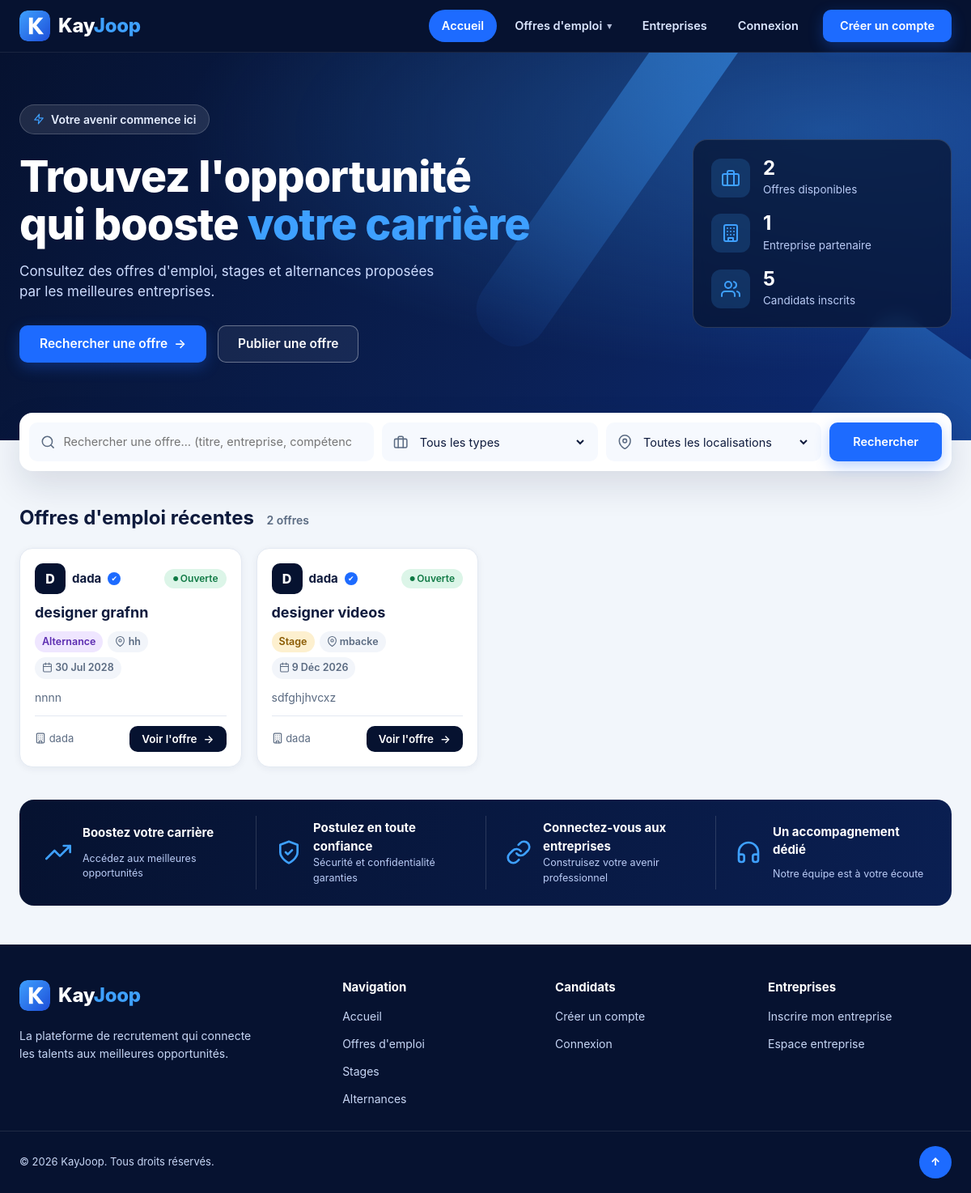
/offres/, run on an earlier commit of the app's database.
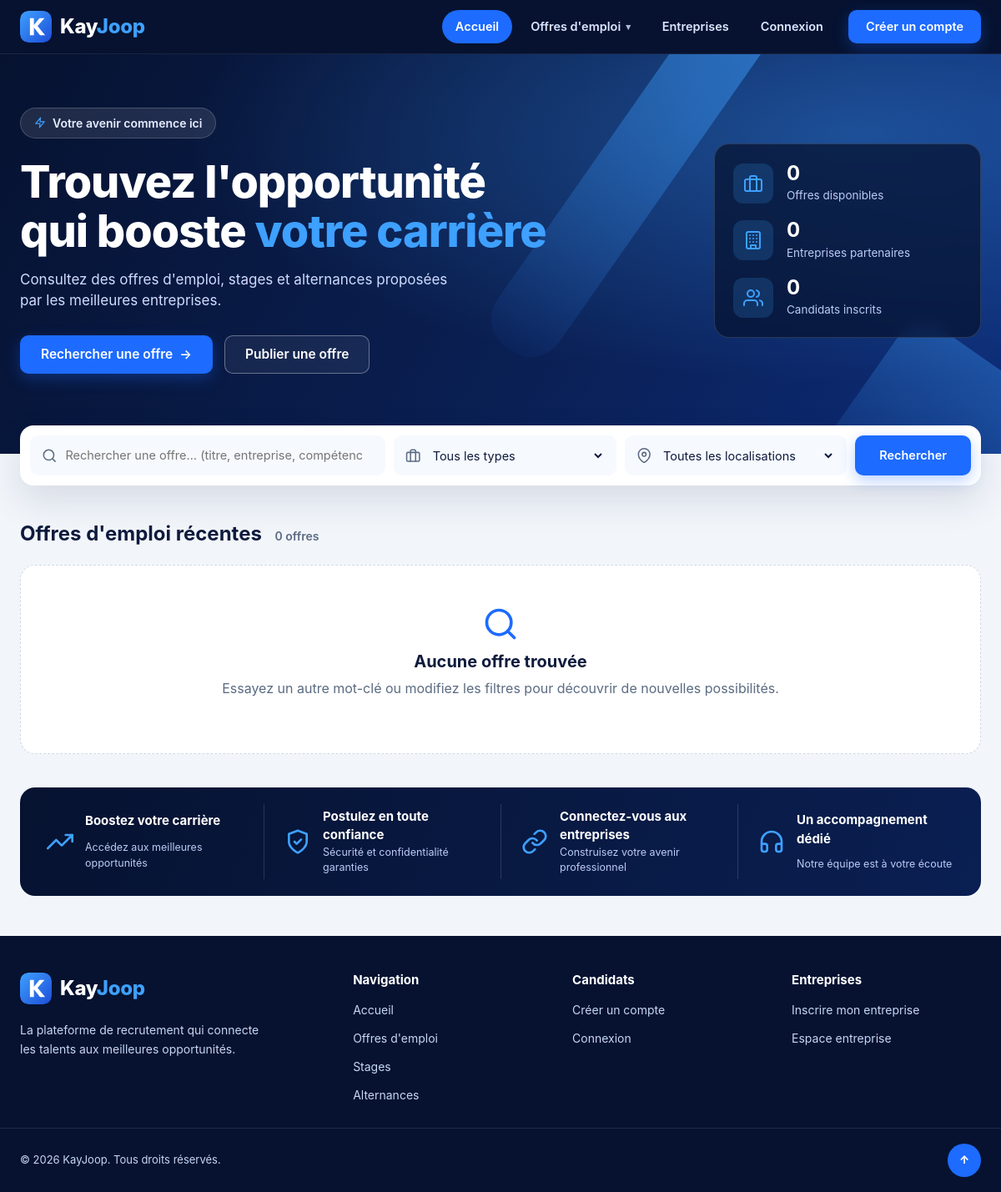
And on a later commit of the database.
### offres/models.py (models this page shows, shortened)
class Offre(models.Model):
    TYPE_CHOIX = [
        ('emploi', 'Emploi'),
        ('stage', 'Stage'),
        ('alternance', 'Alternance'),
    ]
    STATUT_CHOIX = [
        ('en_attente', 'En attente de validation'),
        ('ouverte', 'Publiée'),
        ('fermee', 'Clôturée'),
    ]
    titre = models.CharField(max_length=200)
    entreprise = models.CharField(max_length=150)
    profil_entreprise = models.ForeignKey(
        'ProfilEntreprise',
        on_delete=models.SET_NULL,
        null=True,
        blank=True,
        related_name='offres'
    )
    description = models.TextField()
    type_contrat = models.CharField(
        max_length=20,
        choices=TYPE_CHOIX,
        default='emploi'
    )
    localisation = models.CharField(max_length=150)
    date_limite = models.DateField()
    statut = models.CharField(
        max_length=10,
        choices=STATUT_CHOIX,
        default='ouverte'
    )
    date_creation = models.DateTimeField(auto_now_add=True)

### offres/views.py (the view, shortened to what this page needs)
# urls.py: path('', views.rechercher_offres, name='rechercher_offres'),
def rechercher_offres(request):
    mot_cle = request.GET.get('q', '').strip()
    type_contrat = request.GET.get('type', '').strip()
    localisation = request.GET.get('lieu', '').strip()
    voir_tout = request.GET.get('tous') == '1'
    offres_publiques = Offre.objects.filter(
        statut='ouverte',
        date_limite__gte=timezone.localdate(),
    )
    offres = offres_publiques
    types_valides = dict(Offre.TYPE_CHOIX)
    if type_contrat not in types_valides:
        type_contrat = ''
    if type_contrat:
        offres = offres.filter(type_contrat=type_contrat)
    if localisation:
        offres = offres.filter(localisation__iexact=localisation)
    filtre_actif = bool(mot_cle or type_contrat or localisation)
    offres = offres.order_by('-date_creation')
    total_offres = offres.count()
    limite = 8
    liste_reduite = not filtre_actif and not voir_tout and total_offres > limite
    if liste_reduite:
        offres = offres[:limite]
    localisations = (
        offres_publiques
        .exclude(localisation='')
        .order_by('localisation')
        .values_list('localisation', flat=True)
        .distinct()
    )
    return render(
        request,
        'offres/recherche.html',
        {
            'offres': offres,
            'mot_cle': mot_cle,
            'type_contrat': type_contrat,
            'localisation': localisation,
            'types_contrat': Offre.TYPE_CHOIX,
            'localisations': localisations,
            'filtre_actif': filtre_actif,
            'liste_reduite': liste_reduite,
            'total_offres': total_offres,
            'stat_offres': offres_publiques.count(),
            'stat_entreprises': ProfilEntreprise.objects.count(),
            'stat_candidats': ProfilEtudiant.objects.count(),
        }
    )

### offres/templates/offres/recherche.html (shortened to what the changed rows need)
{% extends "offres/base.html" %}
{% load static %}
{% block content %}
<main>
    <section class="hero">
        <div class="hero-inner">
            <div class="hero-content">
                <h1>
                    Trouvez l'opportunité<br>
                    qui booste <span class="accent">votre carrière</span>
                </h1>
            </div>
            <aside class="hero-stats" aria-label="KayJoop en chiffres">
                <div class="hero-stat">
                    <div><strong>{{ stat_offres }}</strong><small>Offre{{ stat_offres|pluralize }} disponible{{ stat_offres|pluralize }}</small></div>
                </div>
                <div class="hero-stat">
                    <div><strong>{{ stat_entreprises }}</strong><small>Entreprise{{ stat_entreprises|pluralize }} partenaire{{ stat_entreprises|pluralize }}</small></div>
                </div>
                <div class="hero-stat">
                    <div><strong>{{ stat_candidats }}</strong><small>Candidat{{ stat_candidats|pluralize }} inscrit{{ stat_candidats|pluralize }}</small></div>
                </div>
            </aside>
        </div>
    </section>
    <section class="offers" id="offres">
        <div class="offers-head">
            <h2>
                {% if filtre_actif %}Résultats de la recherche{% else %}Offres d'emploi récentes{% endif %}
                <small class="count" aria-live="polite">
                    {{ total_offres }} offre{{ total_offres|pluralize }}
                </small>
            </h2>
        </div>
        <div class="offer-grid">
            {% for offre in offres %}
                <article class="offer-card">
                    <div class="offer-card-top">
                        <div class="company">
                            <span class="avatar" aria-hidden="true">{{ offre.entreprise|first|upper }}</span>
                            <strong>{{ offre.entreprise }}</strong>
                            <span class="verified" title="Entreprise vérifiée" aria-label="Entreprise vérifiée">✔</span>
                        </div>
                        <span class="badge badge-ok badge-open">Ouverte</span>
                    </div>
                    <h3>{{ offre.titre }}</h3>
                    <ul class="meta">
                        <li class="type-{{ offre.type_contrat }}">{{ offre.get_type_contrat_display }}</li>
                        <li><svg class="icon" aria-hidden="true"><use href="#i-pin"/></svg> {{ offre.localisation|default:"Non précisé" }}</li>
                        <li><svg class="icon" aria-hidden="true"><use href="#i-calendar"/></svg> {{ offre.date_limite|date:"j M Y" }}</li>
                    </ul>
                    <p class="offer-desc">{{ offre.description|truncatewords:18 }}</p>
                    <div class="offer-foot">
                        <span class="offer-foot-company"><svg class="icon" aria-hidden="true"><use href="#i-building"/></svg> {{ offre.entreprise }}</span>
                        <a href="{% url 'detail_offre' offre.id %}" class="btn btn-dark btn-sm">
                            Voir l'offre <span aria-hidden="true">→</span>
                        </a>
                    </div>
                </article>
            {% empty %}
                <div class="empty">
                    <div><svg class="icon" aria-hidden="true"><use href="#i-search"/></svg></div>
                    <h3>Aucune offre trouvée</h3>
                    <p>Essayez un autre mot-clé ou modifiez les filtres pour découvrir de nouvelles possibilités.</p>
                </div>
            {% endfor %}
        </div>
    </section>
</main>
{% endblock %}

What changed in the data, as far as the page shows it:
removed Offre: entreprise|first "D", entreprise "dada", titre "designer grafnn", type_contrat "Alternance", localisation "hh", date_limite "30 Jul 2028", description "nnnn"
removed Offre: entreprise|first "D", entreprise "dada", titre "designer videos", type_contrat "Stage", localisation "mbacke", date_limite "9 Déc 2026", description "sdfghjhvcxz"
Also different on the page:
{{ stat_offres }}: "2" → "0"
{{ stat_entreprises }}: "1" → "0"
{{ stat_candidats }}: "5" → "0"
{{ total_offres }}: "2" → "0"
text now shown: "Aucune offre trouvée Essayez un autre mot-clé ou modifiez les filtres pour découvrir de nouvelles possibilités."
